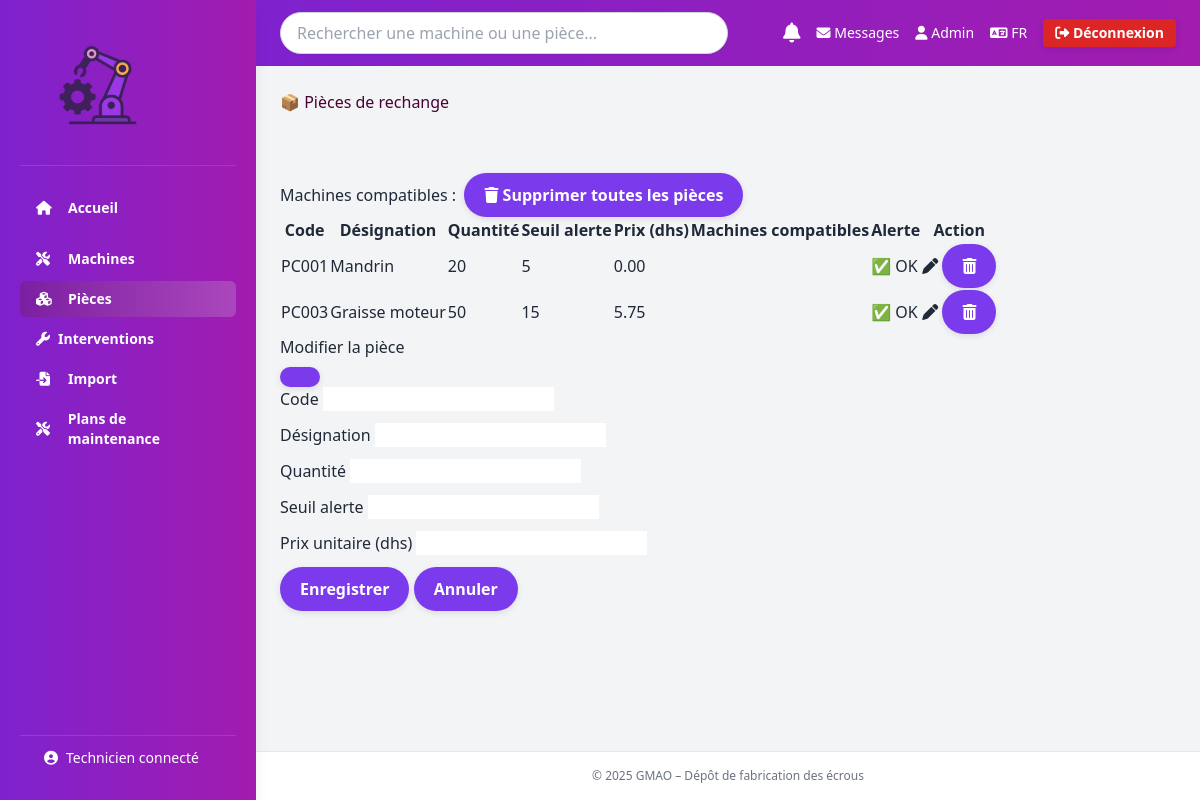
Screenshot of /pieces/ with the database file from the repository.
### core/models.py (models this page shows, shortened)
class PieceRechange(models.Model):
    code = models.CharField(max_length=20, unique=True)
    designation = models.CharField(max_length=100)
    quantite_stock = models.PositiveIntegerField()
    seuil_alerte = models.PositiveIntegerField(default=5)
    prix_unitaire = models.DecimalField(max_digits=8, decimal_places=2)
    machines_compatibles = models.ManyToManyField(Machine)

### core/views.py (the view)
# urls.py: path('pieces/', views.pieces, name='pieces'),
def pieces(request):
    query = request.GET.get('q', '')
    pieces = PieceRechange.objects.filter(
        Q(code__icontains=query) | Q(designation__icontains=query)
    )
    return render(request, 'pieces.html', {'pieces': pieces, 'query': query})

### core/templates/pieces.html (shortened to what this page needs)
{% extends 'base.html' %}
{% load static %}
{% block content %}
<div class="table-container">
  <h2>📦 Pièces de rechange</h2>
  <form method="post" action="{% url 'delete_all_pieces' %}">
    <label for="machines">Machines compatibles :</label>
    <button class="btn btn-danger" type="submit">
      <i class="fa fa-trash"></i> Supprimer toutes les pièces
    </button>
  </form>
  <table class="display">
    <thead>
      <tr>
        <th>Code</th>
        <th>Désignation</th>
        <th>Quantité</th>
        <th>Seuil alerte</th>
        <th>Prix (dhs)</th>
        <th>Machines compatibles</th>
        <th>Alerte</th>
        <th>Action</th>
      </tr>
    </thead>
    <tbody>
      {% for piece in pieces %}
      <tr>
        <td>{{ piece.code }}</td>
        <td>{{ piece.designation }}</td>
        <td>{{ piece.quantite_stock }}</td>
        <td>{{ piece.seuil_alerte }}</td>
        <td>{{ piece.prix_unitaire }}</td>
        <td>
        </td>
        <td>
          {% if piece.quantite_stock <= piece.seuil_alerte %}
            ⚠️ Alerte
          {% else %}
            ✅ OK
          {% endif %}
        </td>
        <td>
          <button type="button" class="btn btn-edit edit-btn"
            data-id="{{ piece.id }}"
            data-code="{{ piece.code }}"
            data-designation="{{ piece.designation }}"
            data-quantite="{{ piece.quantite_stock }}"
            data-seuil="{{ piece.seuil_alerte }}"
            data-prix="{{ piece.prix_unitaire }}">
            <i class="fa fa-pen"></i>
          </button>
          <form method="post" action="{% url 'delete_piece' piece.id %}" style="display:inline;">
            <button class="btn btn-delete" type="submit" title="Supprimer">
              <i class="fas fa-trash-alt"></i>
            </button>
          </form>
        </td>
      </tr>
      {% endfor %}
    </tbody>
  </table>
</div>
<div class="modal fade" id="editPieceModal" tabindex="-1" aria-labelledby="editPieceModalLabel" aria-hidden="true">
  <div class="modal-dialog">
    <form method="post" action="{% url 'modifier_piece' %}">
      <div class="modal-content">
        <div class="modal-header">
          <h5 class="modal-title">Modifier la pièce</h5>
          <button type="button" class="btn-close" data-bs-dismiss="modal"></button>
        </div>
        <div class="modal-body">
          <div class="mb-3">
            <label>Code</label>
            <input type="text" name="code" class="form-control" id="editCode" required>
          </div>
          <div class="mb-3">
            <label>Désignation</label>
            <input type="text" name="designation" class="form-control" id="editDesignation" required>
          </div>
          <div class="mb-3">
            <label>Quantité</label>
            <input type="number" name="quantite" class="form-control" id="editQuantite" required>
          </div>
          <div class="mb-3">
            <label>Seuil alerte</label>
            <input type="number" name="seuil" class="form-control" id="editSeuil" required>
          </div>
          <div class="mb-3">
            <label>Prix unitaire (dhs)</label>
            <input type="number" step="0.01" name="prix" class="form-control" id="editPrix" required>
          </div>
        </div>
        <div class="modal-footer">
          <button type="submit" class="btn btn-success">Enregistrer</button>
          <button type="button" class="btn btn-secondary" data-bs-dismiss="modal">Annuler</button>
        </div>
      </div>
    </form>
  </div>
</div>
{% endblock %}

### core/static/css/style.css (style rules this page uses)
body { margin: 0; font-family: 'Segoe UI', sans-serif; background-color: #fff; color: #581845; }
form button { background-color: #7c3aed; border: none; padding: 10px 20px; border-radius: 9999px; color: white; font-weight: bold; cursor: pointer; box-shadow: 0 2px 6px rgba(0,0,0,0.1); }

### core/static/css/machines.css (style rules this page uses)
body { font-family: 'Segoe UI', sans-serif; background-color: #f8f9fb; color: #333; }
h2 { margin-bottom: 25px; font-weight: bold; color: #4a0033; display: flex; align-items: center; gap: 10px; }

### core/templates/base.html (style rules this page uses)
body { font-family: 'Segoe UI', sans-serif; background-color: #f7f8fc; }

### rows the page displays
PieceRechange: code "PC001", designation "Mandrin", quantite_stock "20", seuil_alerte "5", prix_unitaire "0.00", shows "✅ OK"
PieceRechange: code "PC003", designation "Graisse moteur", quantite_stock "50", seuil_alerte "15", prix_unitaire "5.75", shows "✅ OK"
